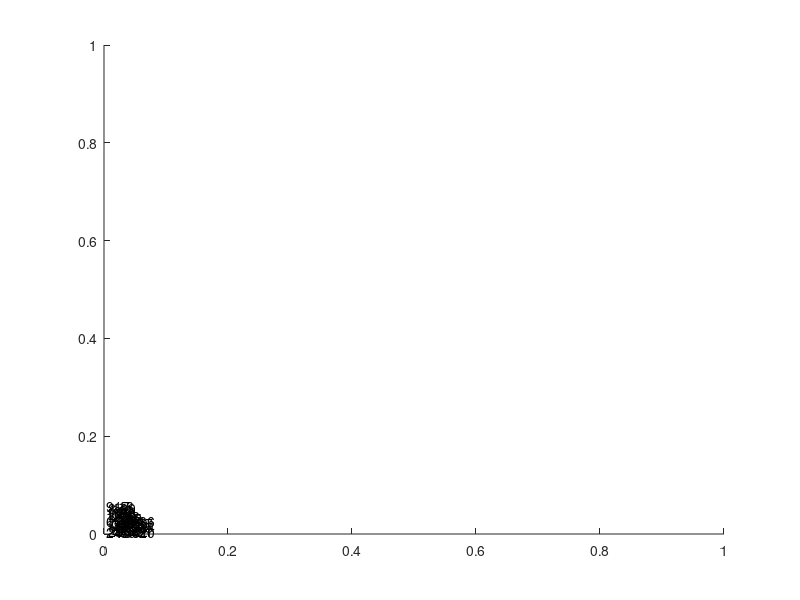

MATLAB code to generate this figure:
%GIVEN VARIABLES----------------------------------------------------
k = 3; %thermal conductivity
delta_x = 0.01; %change in x 
delta_y = 0.01; %change in y
T_inf = 20; %ambient temperature
h = 20; %heat transfer coefficient

%MATRIX A (COEFFICIENT MATRIX)---------------------------------------
n = 33;
A = zeros(n);
m = ones(n,1);

A = diag(4*m,0);
A(1,1)=2;A(1,2)=-1;A(1,7)=-1;                     % row 1
A(2,2)=3;A(2,1)=-1;A(2,3)=-1;A(2,8)=-1;           % row 2
A(3,3)=3;A(3,2)=-1;A(3,4)=-1;A(3,9)=-1;           % row 3
A(4,4)=3;A(4,3)=-1;A(4,5)=-1;A(4,10)=-1;          % row 4
A(5,5)=3;A(5,4)=-1;A(5,6)=-1;A(5,11)=-1;          % row 5
A(6,6)=3;A(6,5)=-1;A(6,12)=-1;                    % row 6
A(7,7)=3;A(7,8)=-1;A(7,1)=-1;A(7,13)=-1;          % row 7
A(8,2)=-1;A(8,7)=-1;A(8,9)=-1;A(8,14)=-1;         % row 8
A(9,3)=-1;A(9,8)=-1;A(9,10)=-1;A(9,15)=-1;        % row 9
A(10,4)=-1;A(10,9)=-1;A(10,11)=-1;A(10,16)=-1;    % row 10
A(11,5)=-1;A(11,10)=-1;A(11,12)=-1;A(11,17)=-1;   % row 11
A(12,6)=-1;A(12,11)=-1;A(12,18)=-1;               % row 12
A(13,13)=3;A(13,7)=-1;A(13,14)=-1;A(13,19)=-1;    % row 13
A(14,8)=-1;A(14,13)=-1;A(14,15)=-1;A(14,20)=-1;   % row 14
A(15,9)=-1;A(15,14)=-1;A(15,16)=-1;A(15,21)=-1;   % row 15
A(16,10)=-1;A(16,15)=-1;A(16,17)=-1;A(16,22)=-1;  % row 16
A(17,11)=-1;A(17,16)=-1;A(17,18)=-1;A(17,23)=-1;  % row 17
A(18,12)=-1;A(18,17)=-1;A(18,24)=-1;              % row 18
A(19,19)=3;A(19,13)=-1;A(19,20)=-1;A(19,25)=-1;   % row 19
A(20,14)=-1;A(20,19)=-1;A(20,21)=-1;A(20,26)=-1;  % row 20
A(21,15)=-1;A(21,20)=-1;A(21,22)=-1;A(21,27)=-1;  % row 21
A(22,16)=-1;A(22,21)=-1;A(22,23)=-1;A(22,28)=-1;  % row 22
A(23,17)=-1;A(23,22)=-1;A(23,24)=-1;A(23,29)=-1;  % row 23

A(24,24)=4-(1-delta_y*h/k); %%%%%ROW 24 BOUNDRY 1 
A(24,18)=-1;A(24,23)=-1;

A(25,25)=3;A(25,19)=-1;A(25,26)=-1;A(25,30)=-1;   % row 25
A(26,20)=-1;A(26,25)=-1;A(26,27)=-1;A(26,31)=-1;  % row 26
A(27,21)=-1;A(27,26)=-1;A(27,28)=-1;A(27,32)=-1;  % row 27
A(28,22)=-1;A(28,27)=-1;A(28,29)=-1;A(28,33)=-1;  % row 28

A(29,29)=(4-2*(1-((sqrt(2)*delta_y*h)/(2*k)))); %%%%%ROW 29 BOUNDRY 2
A(29,28)=-1;A(29,23)=-1;

A(30,30)=3;A(30,25)=-1;A(30,31)=-1;               % row 30
A(31,26)=-1;A(31,30)=-1;A(31,32)=-1;              % row 31
A(32,27)=-1;A(32,31)=-1;A(32,33)=-1;              % row 32

A(33,33)=4-(1-delta_x*h/k); %%%%%ROW 33 BOUNDRY 3
A(33,32)=-1;A(33,28)=-1;


%MATRIX b-------------------------------------------------------
b=zeros(n,1);
b(6)=40;
b(12)=40;
b(18)=40;
b(24)=40+(delta_y*h/k*T_inf); %ROW 24
b(29)=sqrt(2)*h*delta_y*T_inf; %ROW 29
b(30)=70;
b(31)=70;
b(32)=70;
b(33)=70+(delta_x*h/k*T_inf); %ROW 33

%Find the numerical solution to Ax=b
x=A\b;

%TEMPERATURE VALUE MATRIX--------------------------------------------
T = zeros(6);
%Input boundary conditions
T(4:7,7)= 40;
T(1,1:4)= 70;
T(1:2,5:7)=nan;
T(3,6:7)=nan;
%Input calculated temperatures
T(7,1:6)=x(1:6)';
T(6,1:6)=x(7:12)';
T(5,1:6)=x(13:18)';
T(4,1:6)=x(19:24)';
T(3,1:5)=x(25:29)';
T(2,1:4)=x(30:33)';

%PLOT TEMPERATURE MAP--------------------------------------------
[X,Y]= meshgrid(0:.01:0.06,0.06:-.01:0);

temperatures = T(~isnan(T));
x = X(~isnan(T));
y = Y(~isnan(T));
tri = delaunay(x, y);

for ii = 1:size(tri,1)
indices = tri(ii,:);
vertices = [x(indices) y(indices)];
centroid = mean(vertices);
text(centroid(1),centroid(2), num2str(ii));
end

tri([29,44,36],:) = [];